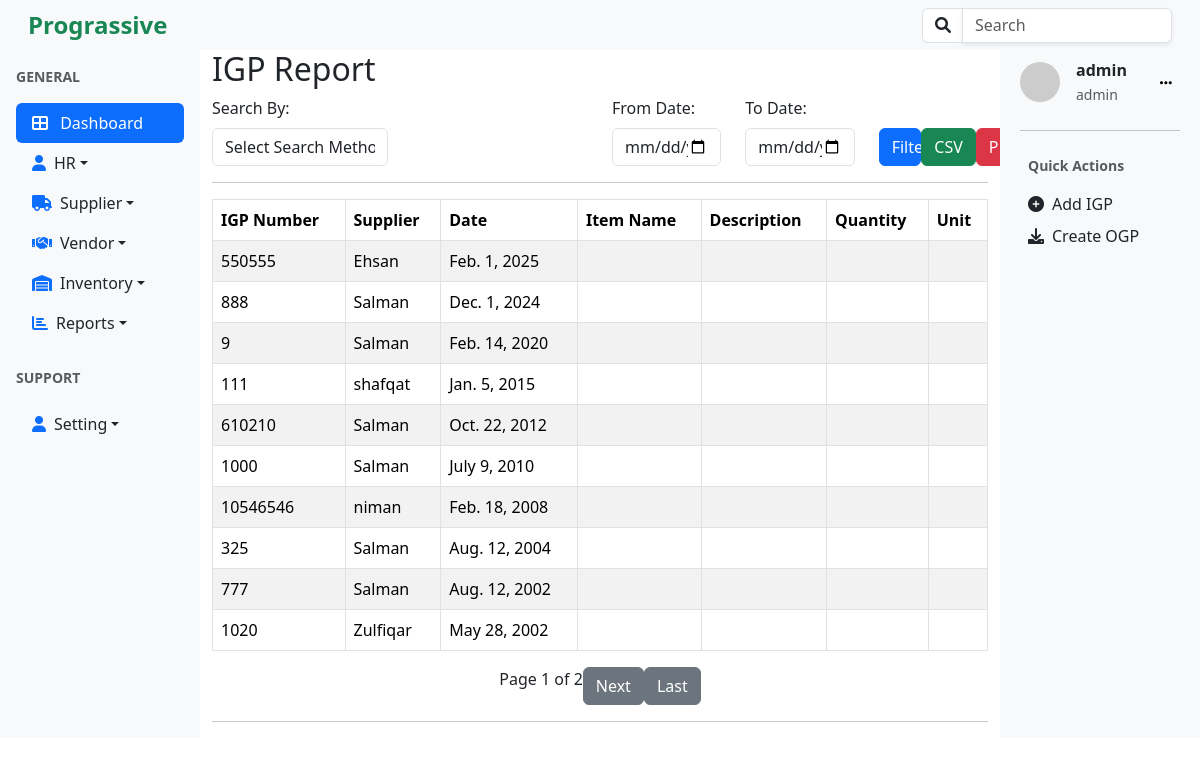
Screenshot of /reports/igp/ (signed in) with the database file from the repository.
### igp/models.py (models this page shows, shortened)
class IGP(models.Model):
    igp_number = models.CharField(max_length=20, unique=True)
    messer = models.ForeignKey(Supplier,on_delete=models.CASCADE)
    date = models.DateField(default=timezone.now)
    vehicle_number = models.CharField(max_length=20, blank=True, null=True)
    vehicle_type = models.CharField(max_length=50, blank=True, null=True)
    driver_name = models.CharField(max_length=50, blank=True, null=True)
    driver_contact = models.CharField(max_length=15, blank=True, null=True)
    category=models.ForeignKey(Category, on_delete=models.CASCADE)
    address=models.CharField(max_length=100, null=False, blank=False)
    created_by = models.ForeignKey(User, on_delete=models.CASCADE, null=True, blank=True)
    created_at = models.DateTimeField(auto_now_add=True, null=True, blank=True )
    updated_at = models.DateTimeField(auto_now=True, null=True, blank=True)

### suppliers/models.py (models this page shows)
class Supplier(models.Model):
    name=models.CharField(max_length=20, blank=False, unique=True)
    phone=models.CharField(max_length=15)
    address =models.CharField(max_length=100, blank=True, null=True)
    def __str__(self):
        return self.name

### accounts/models.py (models this page shows, shortened)
class User(AbstractUser):
    role = models.ForeignKey(Role, on_delete=models.SET_NULL, null=True, blank=True)

class Role(models.Model):
    ADMIN = 'admin'
    HR = 'hr'
    STAFF = 'staff'
    ROLE_CHOICES = [
        (ADMIN, 'Admin'),
        (HR, 'HR'),
        (STAFF, 'Staff'),
    ]
    name = models.CharField(max_length=50, choices=ROLE_CHOICES, default=STAFF)
    description = models.TextField(blank=True)
    def __str__(self):
        return self.name

### utils/decorators.py (the view, shortened to what this page needs)
        def _wrapped_view(request, *args, **kwargs):
            return view_func(request, *args, **kwargs)

### reports/templates/igp_report.html (shortened to what this page needs)
{% extends 'base.html' %}
{% block content %}
<h2>IGP Report</h2>
<form method="GET" id="filter-form" class="mb-3">
    <div class="row">
        <div class="col-md-3">
            <label for="search_method" class="form-label">Search By:</label>
            <select id="search_method" name="search_method" class="form-control">
                <option value="" {% if not request.GET.search_method %}selected{% endif %}>Select Search Method</option>
            </select>
        </div>
        <div class="col-md-3" id="search-input-container">
        </div>
        <div class="col-md-2">
            <label for="date_from" class="form-label">From Date:</label>
            <input type="date" id="date_from" name="date_from" class="form-control" value="{{ request.GET.date_from }}">
        </div>
        <div class="col-md-2">
            <label for="date_to" class="form-label">To Date:</label>
            <input type="date" id="date_to" name="date_to" class="form-control" value="{{ request.GET.date_to }}">
        </div>
        <div class="col-md-1 d-flex align-items-end">
            <button type="submit" class="btn btn-primary w-100">
                 Filter
            </button>
            <a href="{% url 'igp_report_filter_csv' %}?{{ request.GET.urlencode }}" class="btn btn-success">
                 CSV
            </a>
            <a href="{% url 'igp_report_filter_pdf' %}?{{ request.GET.urlencode }}" class="btn btn-danger">
                 PDF
            </a>
        </div>
    </div>
</form>
<hr>
<table class="table table-striped table-bordered" id="igp-table">
    <thead>
        <tr>
            <th>IGP Number</th>
            <th>Supplier</th>
            <th>Date</th>
            <th>Item Name</th>
            <th>Description</th>
            <th>Quantity</th>
            <th>Unit</th>
        </tr>
    </thead>
    <tbody>
        {% for igp in igps %}
        <tr>
            <td>{{ igp.igp_number }}</td>
            <td>{{ igp.messer }}</td>
            <td>{{ igp.date }}</td>
            <td>{{ igp.item_id }}</td>
            <td>{{ igp.description }}</td>
            <td>{{ igp.quantity }}</td>
            <td>{{ igp.unit }}</td>
        </tr>
        {% empty %}
        <tr>
            <td colspan="7" class="text-center">No records found for the given filter criteria.</td>
        </tr>
        {% endfor %}
    </tbody>
</table>
<div class="pagination justify-content-center">
    <span>Page {{ igps.number }} of {{ igps.paginator.num_pages }}</span>
    {% if igps.has_next %}
        <a class="btn btn-secondary" href="?page={{ igps.next_page_number }}{{ request.GET.urlencode }}">Next</a>
        <a class="btn btn-secondary" href="?page={{ igps.paginator.num_pages }}{{ request.GET.urlencode }}">Last</a>
    {% endif %}
</div>
<hr>
{% endblock %}

### templates/right_sidebar.html (shortened to what this page needs)
<div class=" bg-light p-2">
  <div class="d-flex align-items-center mb-4 ml-2">
    <img
      src="https://ui-avatars.com/api/?name={{user.username}}"
      alt="User Avatar"
      class="rounded-circle me-3"
      width="40"
    />
    <div>
      <p class="mb-0 fw-bold">{{user.username}}</p>
      <small class="text-muted">{{user.role}}</small>
    </div>
    <div class="dropdown ms-auto">
    <button class="btn btn-light btn-sm ms-auto "  id="dropdownMenuButton" data-bs-toggle="dropdown" aria-expanded="false" style="box-shadow: none; border:1px;">
      <i class="fa fa-ellipsis-h"></i>
    </button>
</div>
  </div>
  <hr />
  <div class="mb-4 p-2">
    <p class="text-muted small fw-bold">Quick Actions</p>
    <ul class="list-unstyled">
      <li class="mb-2">
        <a href="{% url 'create_igp'%}" class="d-flex align-items-center text-dark text-decoration-none">
          <i class="fa fa-plus-circle me-2"></i> Add IGP
        </a>
      </li>
      <li>
        <a href="#" class="d-flex align-items-center text-dark text-decoration-none">
          <i class="fa fa-download me-2"></i> Create OGP
        </a>
      </li>
    </ul>
  </div>
</div>

### rows the page displays
IGP: igp_number "550555", messer "Ehsan", date "Feb. 1, 2025"
IGP: igp_number "888", messer "Salman", date "Dec. 1, 2024"
IGP: igp_number "9", messer "Salman", date "Feb. 14, 2020"
IGP: igp_number "111", messer "shafqat", date "Jan. 5, 2015"
IGP: igp_number "610210", messer "Salman", date "Oct. 22, 2012"
IGP: igp_number "1000", messer "Salman", date "July 9, 2010"
IGP: igp_number "10546546", messer "niman", date "Feb. 18, 2008"
IGP: igp_number "325", messer "Salman", date "Aug. 12, 2004"
IGP: igp_number "777", messer "Salman", date "Aug. 12, 2002"
IGP: igp_number "1020", messer "Zulfiqar", date "May 28, 2002"
User: username "admin", role "admin"

### other values shown
{{ igps.number }} "1"
{{ igps.paginator.num_pages }} "2"
